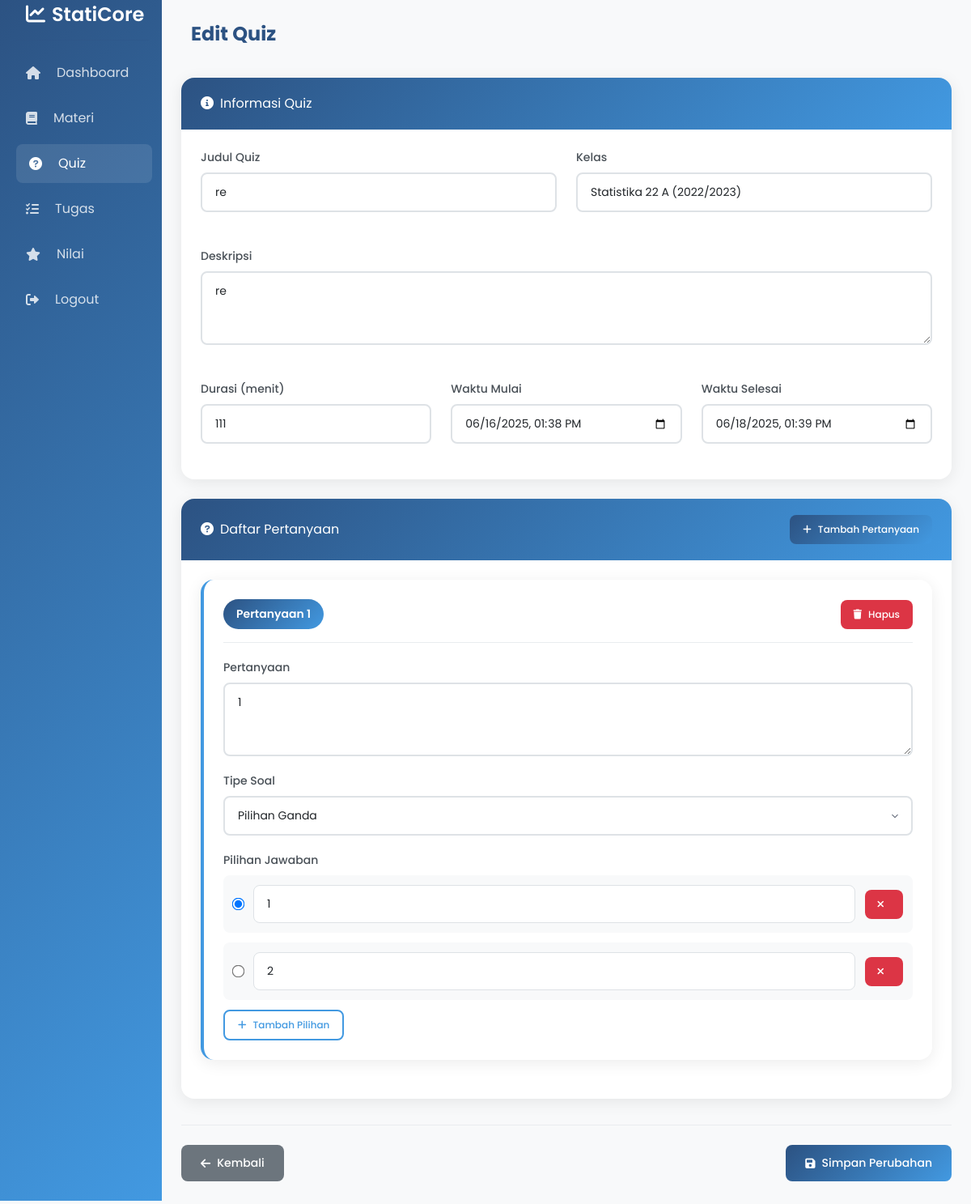
/views/guru/edit_quiz.php?id=2 (signed in), run on the app's committed database.
### tables this page shows
CREATE TABLE `quiz` (
  `id` int(11) NOT NULL,
  `judul` varchar(255) NOT NULL,
  `deskripsi` text DEFAULT NULL,
  `kelas_id` int(11) NOT NULL,
  `guru_id` int(11) NOT NULL,
  `waktu_mulai` datetime NOT NULL,
  `waktu_selesai` datetime NOT NULL,
  `durasi` int(11) NOT NULL,
  `created_at` timestamp NOT NULL DEFAULT current_timestamp()
);

CREATE TABLE `kelas` (
  `id` int(11) NOT NULL,
  `nama_kelas` varchar(50) NOT NULL,
  `tahun_ajaran` varchar(9) NOT NULL,
  `created_at` timestamp NOT NULL DEFAULT current_timestamp()
);

CREATE TABLE `soal_quiz` (
  `id` int(11) NOT NULL,
  `quiz_id` int(11) NOT NULL,
  `pertanyaan` text NOT NULL,
  `tipe` enum('pilihan_ganda','essay') NOT NULL,
  `created_at` timestamp NOT NULL DEFAULT current_timestamp()
);

CREATE TABLE `pilihan_jawaban` (
  `id` int(11) NOT NULL,
  `soal_id` int(11) NOT NULL,
  `pilihan` text NOT NULL,
  `is_benar` tinyint(1) DEFAULT 0,
  `created_at` timestamp NOT NULL DEFAULT current_timestamp()
);

### views/guru/edit_quiz.php (the view, shortened to what this page needs)
<?php
$db = new Database();
$conn = $db->getConnection();
$quiz_id = isset($_GET['id']) ? $_GET['id'] : null;
$stmt = $conn->prepare("
    SELECT q.*, k.nama_kelas, k.tahun_ajaran
    FROM quiz q
    JOIN kelas k ON q.kelas_id = k.id
    WHERE q.id = ? AND q.guru_id = ?
");
$stmt->execute([$quiz_id, $_SESSION['user_id']]);
$quiz = $stmt->fetch();
$stmt = $conn->prepare("
    SELECT * FROM soal_quiz
    WHERE quiz_id = ?
    ORDER BY id
");
$stmt->execute([$quiz_id]);
$questions = $stmt->fetchAll();
foreach ($questions as &$question) {
    if ($question['tipe'] === 'pilihan_ganda') {
        $stmt = $conn->prepare("
            SELECT * FROM pilihan_jawaban
            WHERE soal_id = ?
            ORDER BY id
        ");
        $stmt->execute([$question['id']]);
        $question['options'] = $stmt->fetchAll();
    }
}
?>
<!DOCTYPE html>
<html lang="id">
<head>
    <link href="https://cdn.jsdelivr.net/npm/bootstrap@5.3.0/dist/css/bootstrap.min.css" rel="stylesheet">
    <link href="https://cdnjs.cloudflare.com/ajax/libs/font-awesome/6.0.0/css/all.min.css" rel="stylesheet">
</head>
<body>
    <div class="container-fluid">
        <div class="row">
            <div class="col-md-3 col-lg-2 px-0 sidebar" id="drawerSidebar">
                <div class="p-3">
                    <h4><i class="fas fa-chart-line me-2"></i>StatiCore</h4>
                    <hr>
                    <ul class="nav flex-column">
                        <li class="nav-item">
                            <a class="nav-link" href="dashboard.php">
                                <i class="fas fa-home me-2"></i>Dashboard
                            </a>
                        </li>
                        <li class="nav-item">
                            <a class="nav-link" href="upload_materi.php">
                                <i class="fas fa-book me-2"></i>Materi
                            </a>
                        </li>
                        <li class="nav-item">
                            <a class="nav-link active" href="kelola_quiz.php">
                                <i class="fas fa-question-circle me-2"></i>Quiz
                            </a>
                        </li>
                        <li class="nav-item">
                            <a class="nav-link" href="kelola_tugas.php">
                                <i class="fas fa-tasks me-2"></i>Tugas
                            </a>
                        </li>
                        <li class="nav-item">
                            <a class="nav-link" href="nilai_siswa.php">
                                <i class="fas fa-star me-2"></i>Nilai
                            </a>
                        </li>
                        <li class="nav-item">
                            <a class="nav-link" href="../../logout.php" id="logoutBtn">
                                <i class="fas fa-sign-out-alt me-2"></i>Logout
                            </a>
                        </li>
                    </ul>
                </div>
            </div>
            <div class="col-md-9 col-lg-10 p-4">
                <div class="mb-4 Title">Edit Quiz</div>
                <form method="POST" id="quizForm">
            <div class="card">
                <div class="card-header">
                    <i class="fas fa-info-circle me-2"></i>Informasi Quiz
                </div>
                <div class="card-body">
                    <div class="row">
                        <div class="col-md-6">
                            <div class="form-group">
                                <label class="form-label">Judul Quiz</label>
                                <input type="text" class="form-control" name="judul"
                                       value="<?php echo htmlspecialchars($quiz['judul']); ?>" required>
                            </div>
                        </div>
                        <div class="col-md-6">
                            <div class="form-group">
                                <label class="form-label">Kelas</label>
                                <input type="text" class="form-control"
                                       value="<?php echo htmlspecialchars($quiz['nama_kelas'] . ' (' . $quiz['tahun_ajaran'] . ')'); ?>"
                                       readonly>
                            </div>
                        </div>
                        <div class="col-12">
                            <div class="form-group">
                                <label class="form-label">Deskripsi</label>
                                <textarea class="form-control" name="deskripsi" rows="3" required><?php echo htmlspecialchars($quiz['deskripsi']); ?></textarea>
                            </div>
                        </div>
                        <div class="col-md-4">
                            <div class="form-group">
                                <label class="form-label">Durasi (menit)</label>
                                <input type="number" class="form-control" name="durasi"
                                       value="<?php echo htmlspecialchars($quiz['durasi']); ?>" min="1" required>
                            </div>
                        </div>
                        <div class="col-md-4">
                            <div class="form-group">
                                <label class="form-label">Waktu Mulai</label>
                                <input type="datetime-local" class="form-control" name="waktu_mulai"
                                       value="<?php echo date('Y-m-d\TH:i', strtotime($quiz['waktu_mulai'])); ?>" required>
                            </div>
                        </div>
                        <div class="col-md-4">
                            <div class="form-group">
                                <label class="form-label">Waktu Selesai</label>
                                <input type="datetime-local" class="form-control" name="waktu_selesai"
                                       value="<?php echo date('Y-m-d\TH:i', strtotime($quiz['waktu_selesai'])); ?>" required>
                            </div>
                        </div>
                    </div>
                </div>
            </div>
            <div class="card">
                <div class="card-header">
                    <div style="display: flex; justify-content: space-between; align-items: center;">
                        <span><i class="fas fa-question-circle me-2"></i>Daftar Pertanyaan</span>
                        <button type="button" class="btn btn-primary btn-sm" onclick="addQuestion()">
                            <i class="fas fa-plus"></i>Tambah Pertanyaan
                        </button>
                    </div>
                </div>
                <div class="card-body">
                    <div id="questions">
                        <?php foreach ($questions as $index => $question): ?>
                                <div class="question-card card fade-in">
                                    <div class="card-body">
                                        <div class="question-header">
                                            <span class="question-number">Pertanyaan <?php echo $index + 1; ?></span>
                                            <button type="button" class="btn btn-danger btn-sm" onclick="deleteQuestion(this)">
                                                <i class="fas fa-trash"></i>Hapus
                                            </button>
                                        </div>
                                        <div class="form-group">
                                            <label class="form-label">Pertanyaan</label>
                                            <textarea class="form-control" name="questions[<?php echo $index; ?>][pertanyaan]"
                                                      rows="3" required><?php echo htmlspecialchars($question['pertanyaan']); ?></textarea>
                                        </div>
                                        <div class="form-group">
                                            <label class="form-label">Tipe Soal</label>
                                            <select class="form-control form-select" name="questions[<?php echo $index; ?>][tipe]"
                                                    onchange="toggleOptions(this)">
                                                <option value="pilihan_ganda" <?php echo $question['tipe'] === 'pilihan_ganda' ? 'selected' : ''; ?>>
                                                    Pilihan Ganda
                                                </option>
                                            </select>
                                        </div>
                                        <?php if ($question['tipe'] === 'pilihan_ganda'): ?>
                                                <div class="options-container">
                                                    <label class="form-label">Pilihan Jawaban</label>
                                                    <div class="options">
                                                        <?php foreach ($question['options'] as $option_index => $option): ?>
                                                                <div class="option-item">
                                                                    <input type="radio" class="option-radio"
                                                                           name="questions[<?php echo $index; ?>][correct_option]"
                                                                           value="<?php echo $option_index; ?>"
                                                                           <?php echo $option['is_benar'] ? 'checked' : ''; ?>>
                                                                    <input type="text" class="form-control option-input"
                                                                           name="questions[<?php echo $index; ?>][options][<?php echo $option_index; ?>][text]"
                                                                           value="<?php echo htmlspecialchars($option['pilihan']); ?>"
                                                                           placeholder="Masukkan pilihan jawaban..." required>
                                                                    <button type="button" class="btn btn-danger btn-sm" onclick="deleteOption(this)">
                                                                        <i class="fas fa-times"></i>
                                                                    </button>
                                                                </div>
                                                        <?php endforeach; ?>
                                                        <button type="button" class="btn btn-outline btn-sm" onclick="addOption(this)">
                                                            <i class="fas fa-plus"></i>Tambah Pilihan
                                                        </button>
                                                    </div>
                                                </div>
                                        <?php endif; ?>
                                    </div>
                                </div>
                        <?php endforeach; ?>
                    </div>
                </div>
            </div>
            <div class="action-buttons">
                <a href="kelola_quiz.php" class="btn btn-secondary">
                    <i class="fas fa-arrow-left"></i>Kembali
                </a>
                <button type="submit" class="btn btn-primary">
                    <i class="fas fa-save"></i>Simpan Perubahan
                </button>
            </div>
        </form>
    </div>
</body>
</html>

### data on the page
quiz: judul "re", kelas.tahun_ajaran "Statistika 22 A (2022/2023)", deskripsi "re", durasi "111", waktu_mulai "06/16/2025 13:38", waktu_selesai "06/18/2025 13:39"
soal_quiz: pertanyaan "1", tipe "Pilihan Ganda"
pilihan_jawaban: is_benar "☑", pilihan "1"
pilihan_jawaban: pilihan "2"
